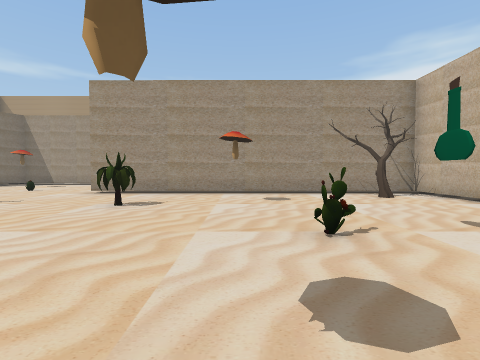
View 1 (above)

24 first-person views from a walk through a scene from a Unity 3-D project. The camera is 1.4 m above the floor, tilts 2° down and sees 85° across. The floor is counted in squares, 2 m on a side. Each view is taken from the middle of a square. On the plan, view 1 faces up. The plan holds only what a view shows up to about 9 squares ahead; the rest is blank. The place goes on beyond the plan. The player character is not drawn. Some animated figures are left out.

View 2
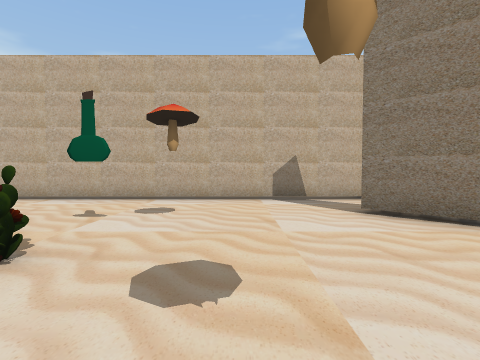

View 3
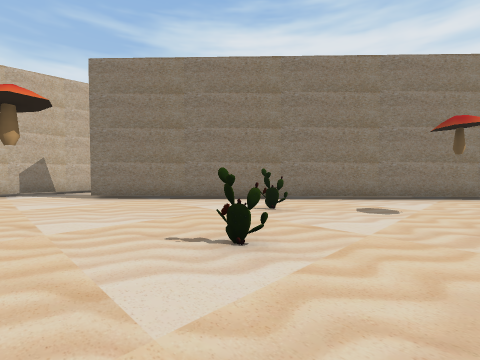

View 4
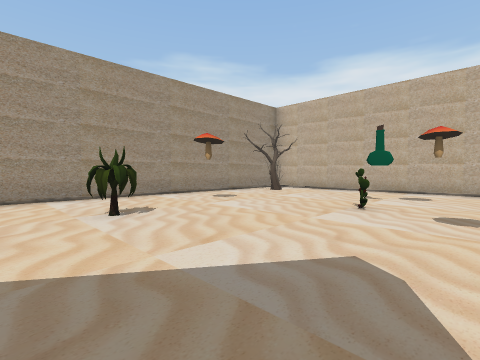

View 5
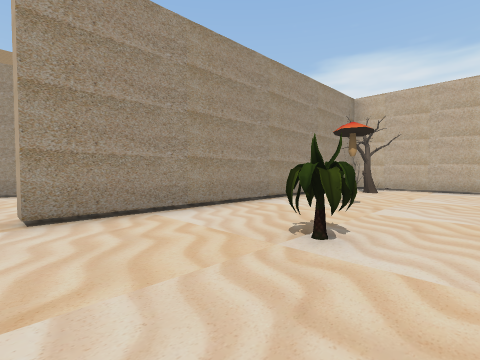

View 6
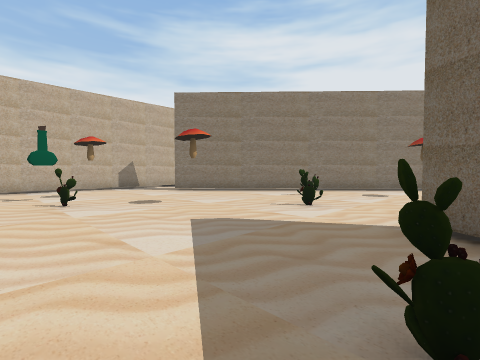

View 7
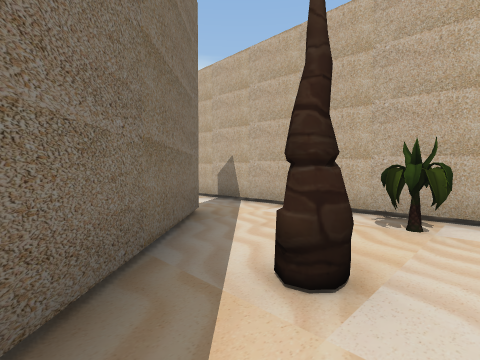

View 8
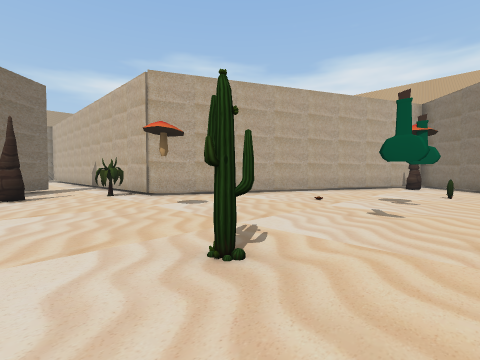

View 9
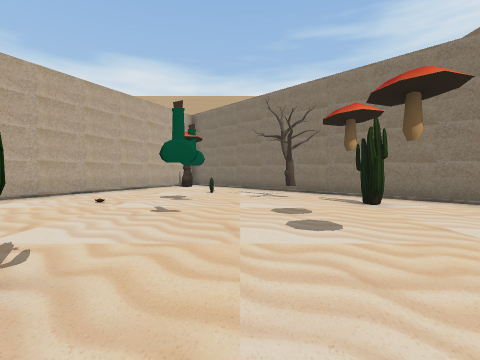

View 10
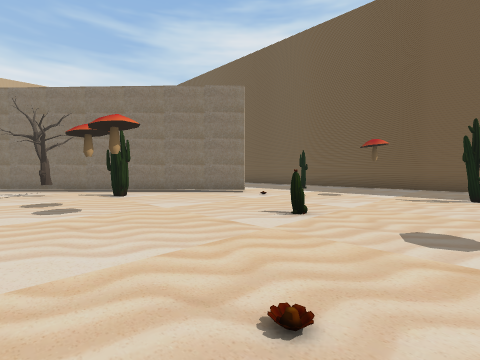

View 11
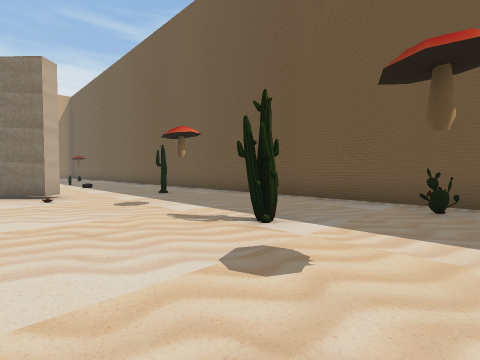

View 12
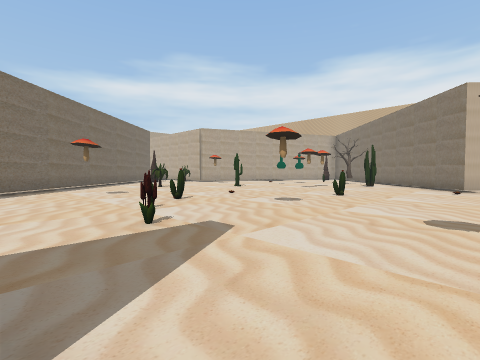

View 13
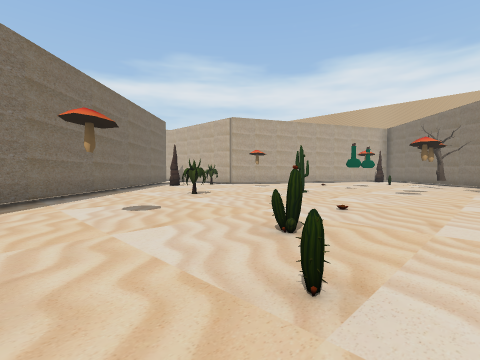

View 14
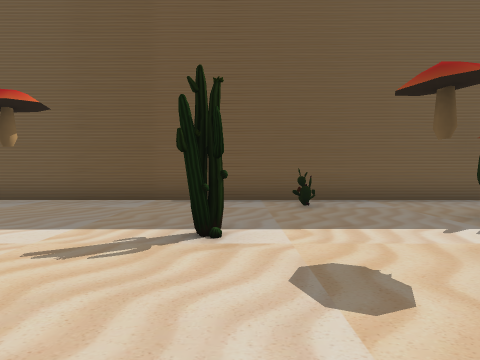

View 15
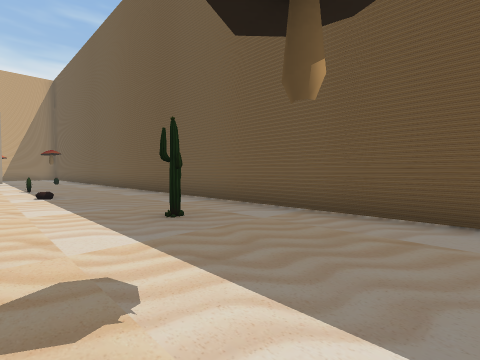

View 16
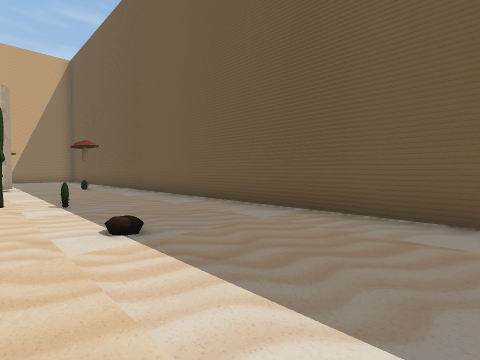

View 17
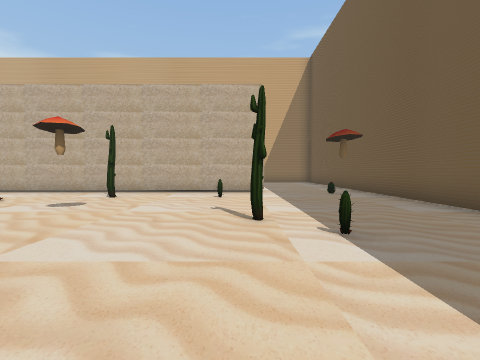

View 18
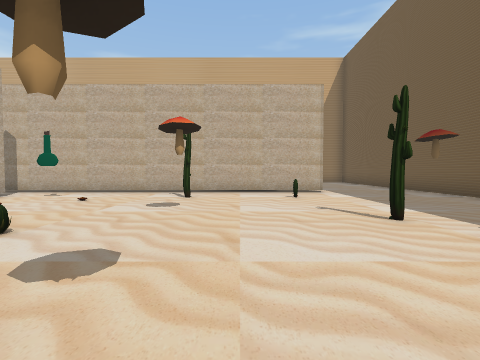

View 19
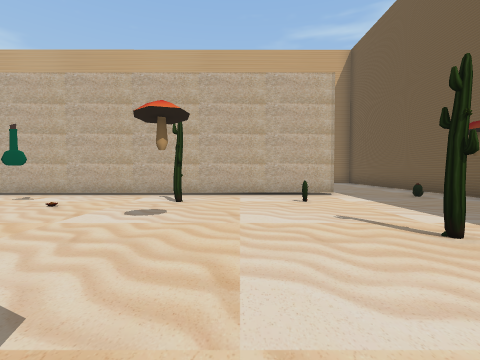

View 20
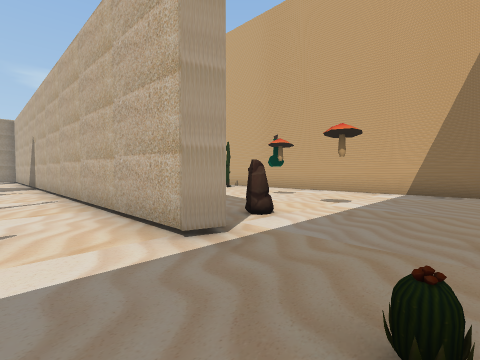

View 21
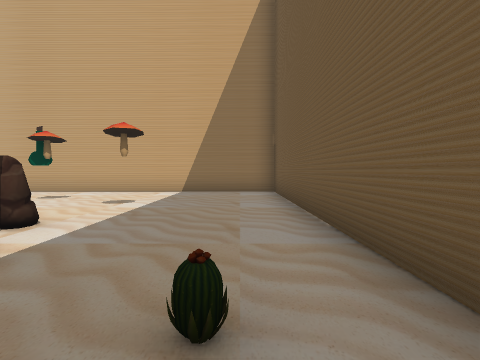

View 22
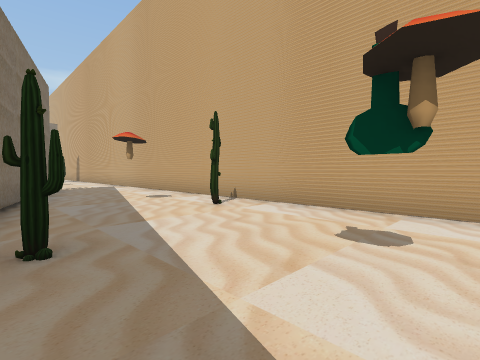

View 23
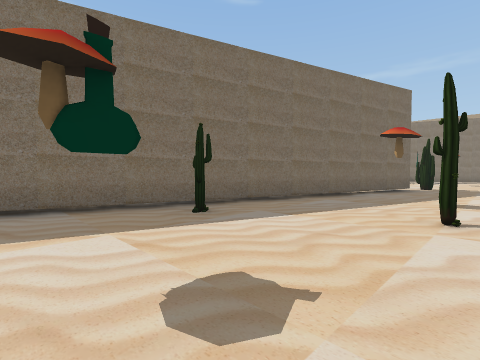

View 24
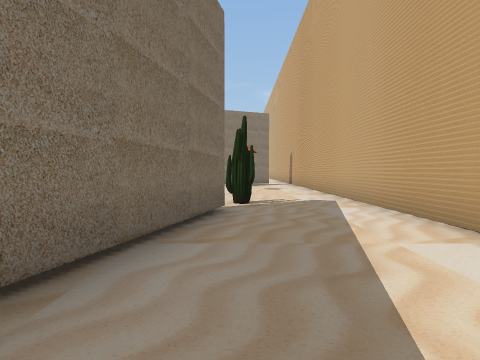

### Floor plan
Points are (right, up) in squares from view 1. A wall is a line through its corners. A room is listed if a view was taken in it or the views show most of it. See-through windows are left out.
Room 1 (views 1, 2, 3, 4, 5, 6)
walls: (-4.9, 0.8) (-4.3, 0.4); (5.4, -3.6) (5.4, 8.1) (-4.6, 8.1) (-4.6, 8.7); (-3.6, -7.6) (3.3, -1)
ways out: opening at (4.5, -3.5) to room 2; opening at (-5, 9)
objects: cactus (-5, 3); cactus (-3, 5); cactus (-2, -1); cactus (-1, -3); cactus (1, 3); tree (4, 7)
Room 2 (views 7, 8, 9, 10, 11, 12, 13, 14, 15, 16, 17, 18, 19, 20, 21, 22, 23, 24)
walls: (6.3, -18.6) (5.9, -18.2) (13.8, -10.9); (11.1, -7.7) (5.4, -5.1) (5.4, -3.6); (19, -19.9) (18.5, -19.7) (18.5, -11.6); (-0.8, -5.5) (-4.7, -9.2); (3.7, -1.3) (1, -3.9); (22.8, -7.2) (19.5, -17.9); (-5.6, -23.2) (25.7, -23.1) (25.7, -3)
ways out: opening at (4.5, -3.5) to room 1; opening at (17.5, -10.5)
objects: other object (-4, -21); cactus (-3, -16); cactus (-3, -14); cactus (-2, -13); cactus (-1, -22); cactus (0, -20); cactus (1, -8); cactus (2, -16); cactus (3, -10); other object (3, -4); cactus (5, -4); cactus (6, -21); cactus (8, -15); tree (9, -13); other object (10, -11); cactus (13, -20); cactus (13, -14); cactus (14, -19); other object (17, -18); cactus (17, -16); cactus (18, -22); rock (20, -19); cactus (21, -15); cactus (23, -6); cactus (25, -14)

Where each view was taken, in squares from view 1:
view 1: 0 up, 0 right, facing up
view 2: 1 up, 1 left, facing right
view 3: 1 up, 4 left, facing down-right
view 4: 1 up, 4 left, facing up-right
view 5: 4 up, 5 left, facing up-right
view 6: 4 up, 5 left, facing down-right
view 7: 5 down, 1 right, facing up-right
view 8: 12 down, 2 right, facing up-right
view 9: 12 down, 2 right, facing right
view 10: 12 down, 0 right, facing down-right
view 11: 17 down, 2 left, facing down-right
view 12: 19 down, 5 left, facing up-right
view 13: 15 down, 4 left, facing up-right
view 14: 17 down, 0 right, facing down
view 15: 19 down, 2 right, facing down-right
view 16: 19 down, 7 right, facing down-right
view 17: 19 down, 10 right, facing right
view 18: 17 down, 10 right, facing right
view 19: 17 down, 11 right, facing right
view 20: 22 down, 17 right, facing up-right
view 21: 22 down, 17 right, facing right
view 22: 18 down, 21 right, facing up-right
view 23: 18 down, 25 right, facing up-left
view 24: 12 down, 23 right, facing up
